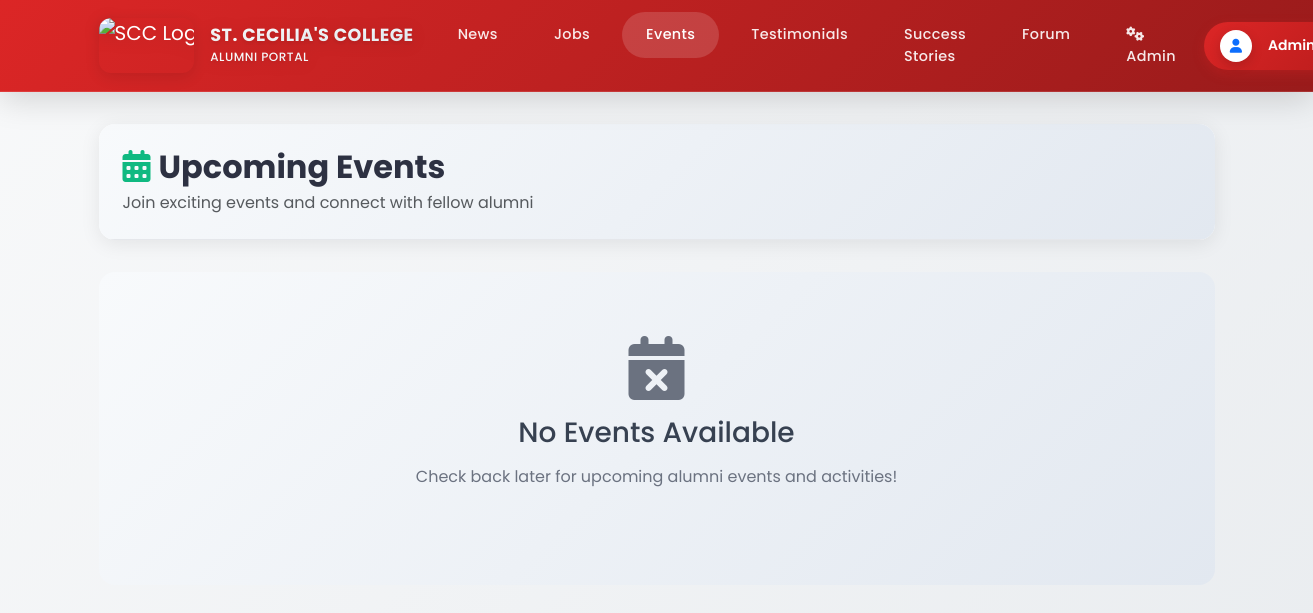
The page /events/index.php (signed in) on the database as committed earlier.
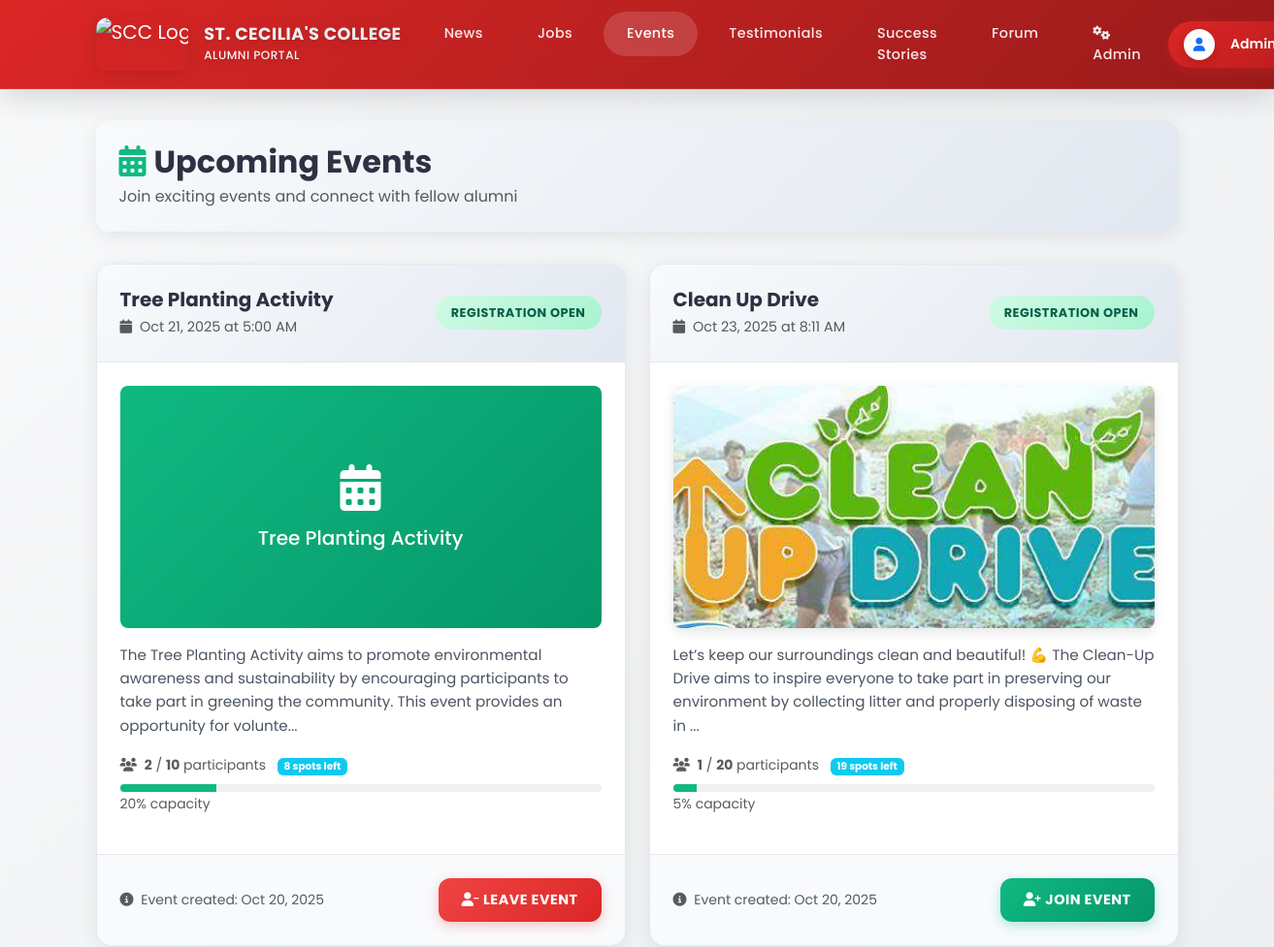
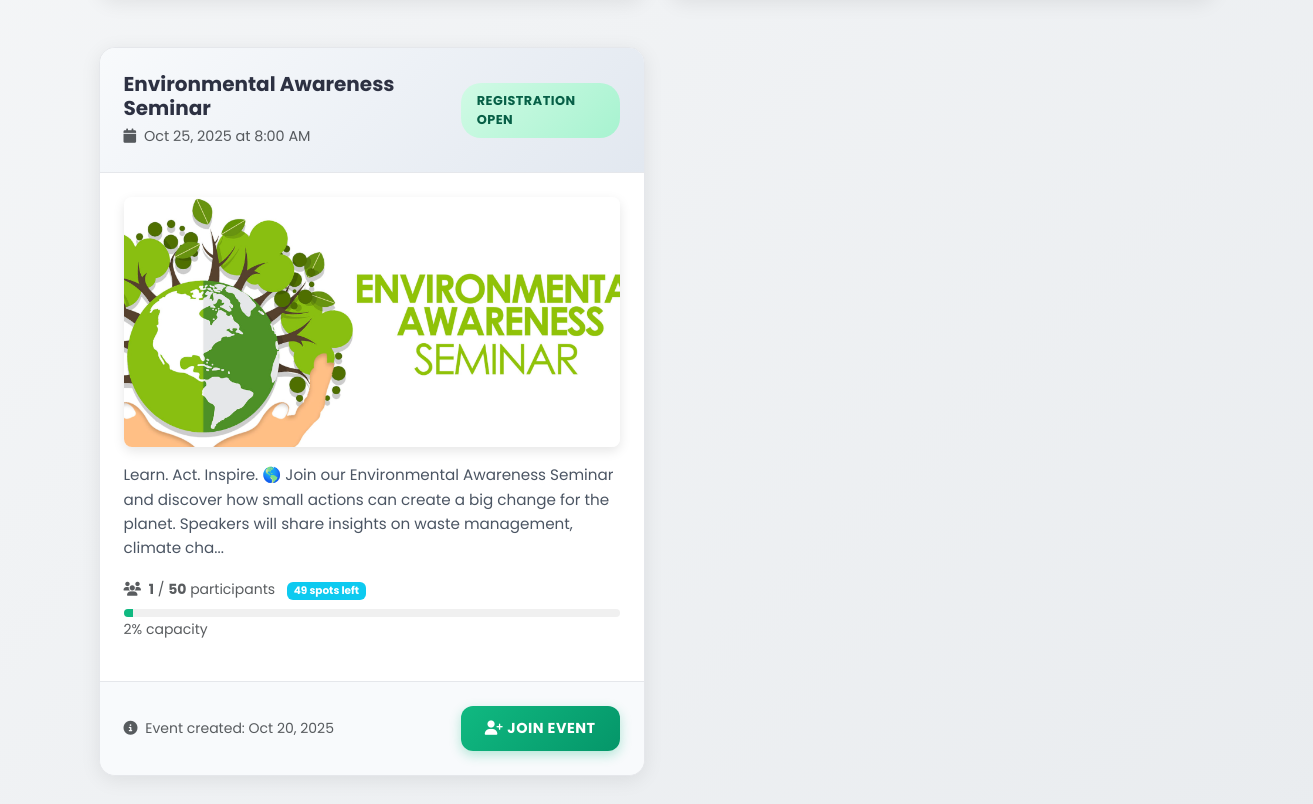
The same page on the database as committed later (2 pictures, top to bottom).
### tables this page shows
CREATE TABLE `events` (
  `id` int(30) NOT NULL,
  `title` varchar(250) NOT NULL,
  `content` text NOT NULL,
  `schedule` datetime NOT NULL,
  `banner` text DEFAULT NULL,
  `participant_limit` int(11) DEFAULT NULL COMMENT 'Maximum number of participants allowed for this event',
  `max_participants` int(11) DEFAULT NULL,
  `date_created` datetime NOT NULL DEFAULT current_timestamp()
);

### events/index.php (the view, shortened to what the changed rows need)
<?php
$user = current_user();
$pdo = get_pdo();
        try {
            $stmt = $pdo->prepare("
                SELECT e.*,
                       COUNT(ec.id) as participant_count,
                       CASE WHEN EXISTS(
                           SELECT 1 FROM event_commits ec2
                           WHERE ec2.event_id = e.id AND ec2.user_id = ?
                       ) THEN 1 ELSE 0 END as is_registered
                FROM events e
                LEFT JOIN event_commits ec ON e.id = ec.event_id AND ec.user_id != 1
                GROUP BY e.id
                ORDER BY e.schedule ASC
            ");
            $stmt->execute([$user['id']]);
            $events = $stmt->fetchAll();
        } catch (Exception $e) {
            $events = [];
        }
include __DIR__ . '/../inc/header.php';
?>
<div class="container main-content">
    <div class="row">
        <div class="col-12">
            <div class="events-container">
                <div class="event-header">
                    <div class="d-flex justify-content-between align-items-center">
                        <div>
                            <h2 class="mb-1" style="color: #2d3142; font-weight: 700;">
                                <i class="fas fa-calendar-alt me-2" style="color: #10b981;"></i>Upcoming Events
                            </h2>
                        </div>
                    </div>
                </div>
            </div>
            <?php if (empty($events)): ?>
            <div class="empty-state">
                <i class="fas fa-calendar-times"></i>
                <h3>No Events Available</h3>
                <p>Check back later for upcoming alumni events and activities!</p>
            </div>
            <?php else: ?>
                <div class="row">
                    <?php foreach ($events as $event): ?>
                        <?php
                        $eventDate = new DateTime($event['schedule']);
                        $now = new DateTime();
                        $isUpcoming = $eventDate > $now;
                        $isFull = isset($event['participant_limit']) && $event['participant_limit'] && $event['participant_count'] >= $event['participant_limit'];
                        $statusClass = 'status-upcoming';
                        $statusText = 'Upcoming';
                        if (!$isUpcoming) {
                            $statusClass = 'status-registration-closed';
                            $statusText = 'Past Event';
                        } elseif ($isFull) {
                            $statusClass = 'status-full';
                            $statusText = 'Event Full';
                        } else {
                            $statusClass = 'status-registration-open';
                            $statusText = 'Registration Open';
                        }
                        ?>
                        <div class="col-lg-6 mb-4">
                            <div class="event-card">
                                <div class="event-header">
                                    <div class="d-flex justify-content-between align-items-center">
                                        <div>
                                            <h5 class="mb-1" style="color: #2d3142; font-weight: 700; font-size: 1.25rem;">
                                                <?= htmlspecialchars($event['title']) ?>
                                            </h5>
                                            <small class="text-muted" style="font-size: 0.9rem;">
                                                <i class="fas fa-calendar me-1"></i>
                                                <?= $eventDate->format('M d, Y \a\t g:i A') ?>
                                            </small>
                                        </div>
                                        <div>
                                            <span class="event-status <?= $statusClass ?>"><?= $statusText ?></span>
                                        </div>
                                    </div>
                                </div>
                                <div class="event-body">
                                    <div class="mb-3">
                                        <?php if (!empty($event['banner']) && file_exists(__DIR__ . '/../uploads/' . $event['banner'])): ?>
                                            <img src="/scratch/uploads/<?= htmlspecialchars($event['banner']) ?>"
                                                 alt="<?= htmlspecialchars($event['title']) ?>"
                                                 class="event-image"
                                                 style="width: 100%; height: 250px; object-fit: cover; border-radius: 8px;">
                                        <?php else: ?>
                                            <div style="height: 250px; background: linear-gradient(135deg, #10b981, #059669); display: flex; align-items: center; justify-content: center; border-radius: 8px;">
                                                <div class="text-center text-white">
                                                    <i class="fas fa-calendar-alt" style="font-size: 3rem; margin-bottom: 1rem;"></i>
                                                    <h5 class="mb-0"><?= htmlspecialchars($event['title']) ?></h5>
                                                </div>
                                            </div>
                                        <?php endif; ?>
                                    </div>
                                    <p class="card-text" style="color: #4b5563; line-height: 1.6; font-size: 0.95rem;">
                                        <?= htmlspecialchars(substr($event['content'], 0, 200)) ?><?= strlen($event['content']) > 200 ? '...' : '' ?>
                                    </p>
                                    <div class="mb-3">
                                        <small class="text-muted">
                                            <i class="fas fa-users me-1"></i>
                                            <strong><?= $event['participant_count'] ?></strong>
                                            <?php if (isset($event['participant_limit']) && $event['participant_limit']): ?>
                                                / <strong><?= $event['participant_limit'] ?></strong> participants
                                                <span class="badge bg-info ms-2"><?= $event['participant_limit'] - $event['participant_count'] ?> spots left</span>
                                            <?php else: ?>
                                                participants
                                            <?php endif; ?>
                                        </small>
                                        <?php if (isset($event['participant_limit']) && $event['participant_limit']): ?>
                                            <?php
                                            $percentage = ($event['participant_count'] / $event['participant_limit']) * 100;
                                            $barColor = $percentage >= 100 ? '#ef4444' : ($percentage >= 80 ? '#f59e0b' : '#10b981');
                                            ?>
                                            <div class="mt-2">
                                                <div style="background: #f0f0f0; height: 8px; border-radius: 4px; overflow: hidden;">
                                                    <div style="background: <?= $barColor ?>; height: 100%; width: <?= min($percentage, 100) ?>%; transition: width 0.3s;"></div>
                                                </div>
                                                <small class="text-muted"><?= round($percentage, 1) ?>% capacity</small>
                                            </div>
                                        <?php endif; ?>
                                    </div>
                                </div>
                                <div class="event-footer">
                                    <div class="d-flex justify-content-between align-items-center">
                                        <small class="text-muted">
                                            <i class="fas fa-info-circle me-1"></i>
                                            Event created: <?= (new DateTime($event['date_created']))->format('M d, Y') ?>
                                        </small>
                                        <?php if ($isUpcoming && !$isFull): ?>
                                            <form method="POST" style="display: inline;">
                                                <?php if ($event['is_registered']): ?>
                                                    <button type="submit" name="action" value="leave" class="btn btn-leave">
                                                        <i class="fas fa-user-minus me-1"></i>Leave Event
                                                    </button>
                                                <?php else: ?>
                                                    <button type="submit" name="action" value="join" class="btn btn-join">
                                                        <i class="fas fa-user-plus me-1"></i>Join Event
                                                    </button>
                                                <?php endif; ?>
                                            </form>
                                        <?php elseif ($isFull): ?>
                                            <button class="btn btn-secondary" disabled>
                                                <i class="fas fa-users me-1"></i>Event Full
                                            </button>
                                        <?php endif; ?>
                                    </div>
                                </div>
                            </div>
                        </div>
                    <?php endforeach; ?>
                </div>
            <?php endif; ?>
        </div>
    </div>
</div>
<?php include __DIR__ . '/../inc/footer.php'; ?>

Rows that differ between the two databases and show on the page:
added events: title "Tree Planting Activity", schedule "Oct 21, 2025 at 5:00 AM", statusText "REGISTRATION OPEN", content "The Tree Planting Activity aims to promote environmental awareness and sustainability by encouraging participants to take part in greening the community. This event provides an opportunity for volunte", participant_count "2", participant_limit "10", participant_count "8", percentage "20", date_created "Oct 20, 2025", shows "LEAVE EVENT"
added events: title "Clean Up Drive", schedule "Oct 23, 2025 at 8:11 AM", statusText "REGISTRATION OPEN", banner (picture), content "Let’s keep our surroundings clean and beautiful! 💪 The Clean-Up Drive aims to inspire everyone to take part in preserving our environment by collecting litter and properly disposing of waste in", participant_count "1", participant_limit "20", participant_count "19", percentage "5", date_created "Oct 20, 2025", shows "JOIN EVENT"
added events: title "Environmental Awareness Seminar", schedule "Oct 25, 2025 at 8:00 AM", statusText "REGISTRATION OPEN", banner (picture), content "Learn. Act. Inspire. 🌎 Join our Environmental Awareness Seminar and discover how small actions can create a big change for the planet. Speakers will share insights on waste management, climate cha", participant_count "1", participant_limit "50", participant_count "49", percentage "2", date_created "Oct 20, 2025", shows "JOIN EVENT"
Other text that changed with them:
text no longer shown: "No Events Available Check back later for upcoming alumni events and activities!"
